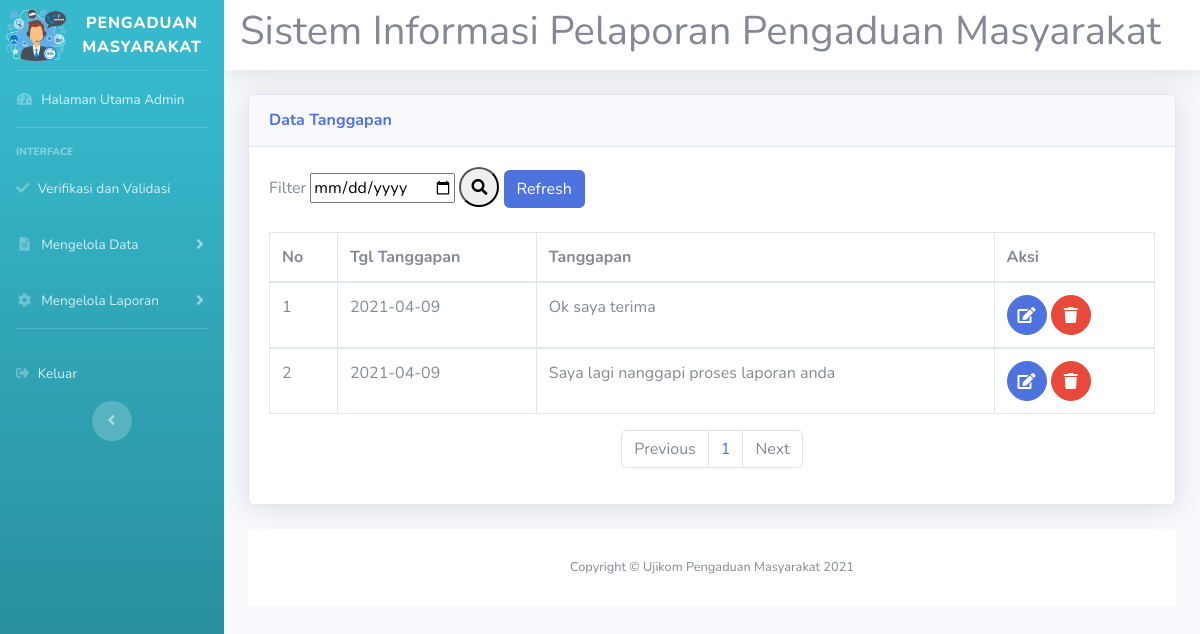
Page /aplikasi_pengaduanmasyarakat/admin/rifki_admin.php?url=rifki_lihattanggapanptgs on the committed database.
### tables this page shows
CREATE TABLE `rifki_tanggapanptgs` (
  `rifki_id_tgpan` int(11) NOT NULL,
  `rifki_id_pengaduan` int(11) NOT NULL,
  `rifki_tgl` date NOT NULL,
  `rifki_tanggapanptgs` varchar(255) NOT NULL
);

### aplikasi_pengaduanmasyarakat/admin/rifki_lihattanggapanptgs.php (the view, shortened to what this page needs)
<!DOCTYPE html>
<html lang="en">
<head>
  <link href="vendor/fontawesome-free/css/all.min.css" rel="stylesheet" type="text/css">
  <link href="css/sb-admin-2.min.css" rel="stylesheet">
</head>
<body id="page-top">
          <div class="card shadow mb-4">
            <div class="card-header py-3">
              <h6 class="m-0 font-weight-bold text-primary">Data Tanggapan</h6>
            </div>
            <div class="card-body">
              <form action="" method="post" align="left">
                <label>Filter</label>
                <input class="search" type="date" name="cari" placeholder="search Tanggal">
                <button class="btn-circle" type="submit" name="submit"><i class="fa fa-search"></i></button>
                <a href="?url=rifki_lihatmasyarakat" class="btn btn-primary">Refresh</a>
              </form><br>
              <div class="table-responsive">
                <table class="table table-bordered" id="dataTable" width="100%" cellspacing="0">
                  <thead>
                    <tr>
                      <th>No</th>
                      <th>Tgl Tanggapan</th>
                      <th>Tanggapan</th>
                      <th>Aksi</th>
                    </tr>
                  </thead>
                  <?php
                  include '../rifki_koneksi.php';
                  $batas = 10;
                  $halaman = isset($_GET['halaman'])?(int)$_GET['halaman'] : 1;
                  $halaman_awal = ($halaman>1) ? ($halaman * $batas) - $batas : 0;
                  $previous = $halaman - 1;
                  $next = $halaman + 1;
                  $data = mysqli_query($koneksi,"select * from rifki_tanggapanptgs");
                  $jumlah_data = mysqli_num_rows($data);
                  $total_halaman = ceil($jumlah_data / $batas);
                  $no_urut = 0;
                  $cari = @$_POST['cari'];
                  $sql = mysqli_query($koneksi,"SELECT * FROM rifki_tanggapanptgs WHERE rifki_tgl LIKE '%$cari%' limit $halaman_awal, $batas");
                  while ($data=mysqli_fetch_array($sql)) {
                    $no_urut++;
                  ?>
                  <tbody>
                    <tr>
                      <td><?php echo $no_urut?></td>
                      <td><?php echo $data['rifki_tgl']?></td>
                      <td><?php echo $data['rifki_tanggapanptgs']?></td>
                      <td>
                        <a href="rifki_admin.php?url=rifki_edittanggapanptgs&id=<?php echo $data['rifki_id_tgpan']; ?>" class="btn btn-primary btn-circle" onclick="return confirm('Yakin Mau Edit Data?')">
                          <i class="fa fa-edit"></i>
                        </a>
                        <a href="rifki_deletetanggapanptgs.php?id=<?php echo $data['rifki_id_tgpan']?>" class="btn btn-danger btn-circle" onclick="return confirm('Yakin Mau Hapus Data?')">
                          <i class="fa fa-trash"></i>
                        </a>
                      </td>
                    </tr>
                    <?php
}
?>
                    </tbody>
                  </table>
                  <nav>
      <ul class="pagination justify-content-center">
        <li class="page-item">
          <a class="page-link" <?php if($halaman > 1){ echo "href='?url=rifki_lihattanggapan&halaman=$previous'"; } ?>>Previous</a>
        </li>
        <?php
        for($x=1;$x<=$total_halaman;$x++){
          ?>
          <li class="page-item"><a class="page-link" href="?url=rifki_lihattanggapan&halaman=<?php echo $x ?>"><?php echo $x; ?></a></li>
          <?php
        }
        ?>
        <li class="page-item">
          <a  class="page-link" <?php if($halaman < $total_halaman) { echo "href='?url=rifki_lihattanggapan&halaman=$next'"; } ?>>Next</a>
        </li>
      </ul>
    </nav>
                </div>
</body>
</html>

### rows in the picture
rifki_tanggapanptgs: rifki_tgl "2021-04-09", rifki_tanggapanptgs "Ok saya terima"
rifki_tanggapanptgs: rifki_tgl "2021-04-09", rifki_tanggapanptgs "Saya lagi nanggapi proses laporan anda"
